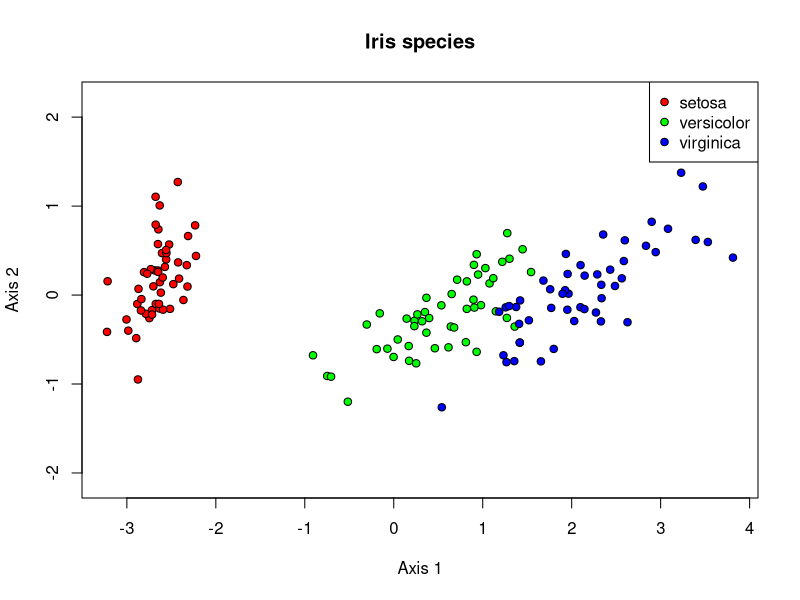
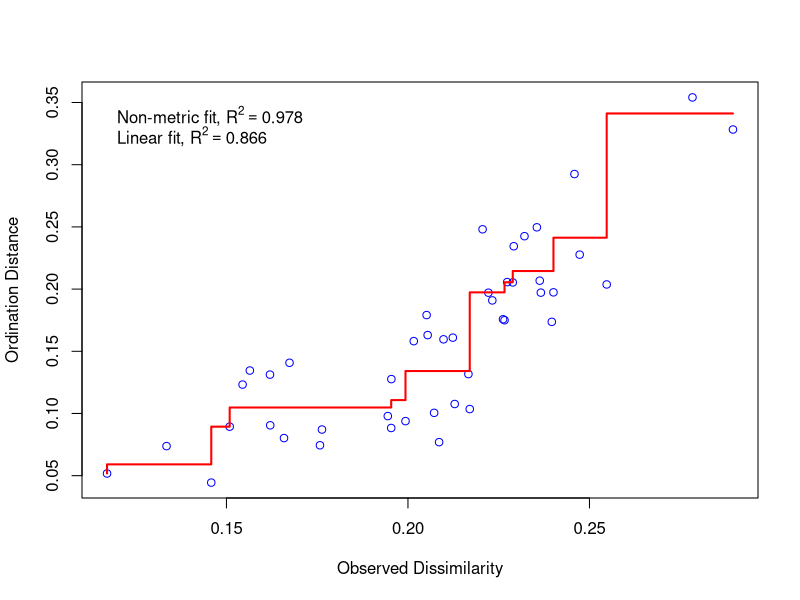
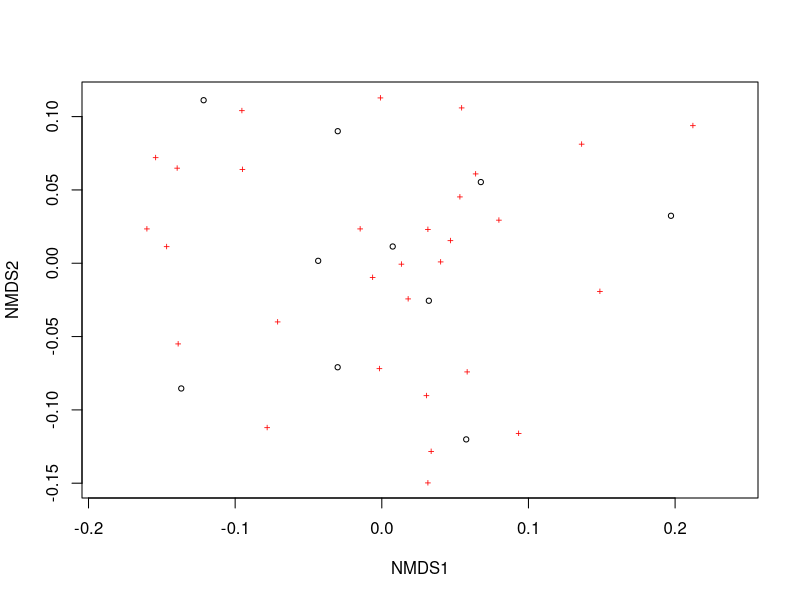
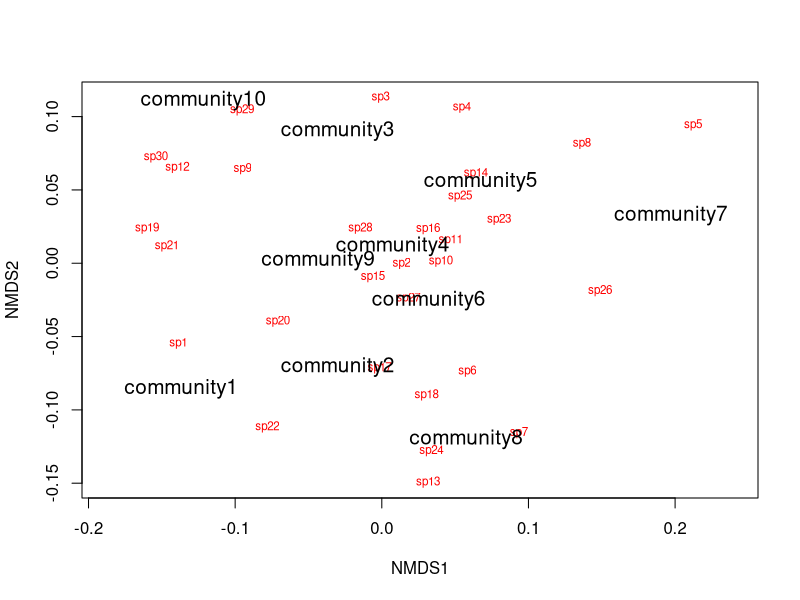

Source code (R) for these figures, in order:
library(vegan)

data(iris)
ii <- iris[,c(1:4)]
i.sp<-iris[,c(5)]
library(vegan)
i.dist <- vegdist(ii, method="euclidean")
i.mds <- metaMDS(i.dist, try=50)
plot(i.mds, display="sites",type="n",
     xlab="Axis 1", ylab="Axis 2",
     main="Iris species")
# add color
iris$Species
iris$col<-c(rep("red",50),rep("green",50),rep("blue",50))
points(i.mds, display="sites",
       pch=21, cex=1,
       bg=iris$col
)
text(x=-2.5, y=3,paste("Stress=",round(i.mds$stress,4)))
legend("topright",
       legend=unique(iris$Species),
       pch=21,
       pt.bg=unique(iris$col)
)


# PerMANOVA

i.obs <- ii
i.spp <- data.frame(species=iris[,5])
head(i.obs)
head(i.spp)
d.manova <- adonis2(i.obs ~ species, method = "euclidean", data= i.spp)
d.manova
summary(d.manova)

# Lefcheck code

#install.packages("vegan")
library(vegan)
set.seed(2)
community_matrix=matrix(
  sample(1:100,300,replace=T),nrow=10,
  dimnames=list(paste("community",1:10,sep=""),paste("sp",1:30,sep="")))

example_NMDS=metaMDS(community_matrix, # Our community-by-species matrix
                     k=2) # The number of reduced dimensions

stressplot(example_NMDS)

plot(example_NMDS)

ordiplot(example_NMDS,type="n")
orditorp(example_NMDS,display="species",col="red",air=0.01)
orditorp(example_NMDS,display="sites",cex=1.25,air=0.01)